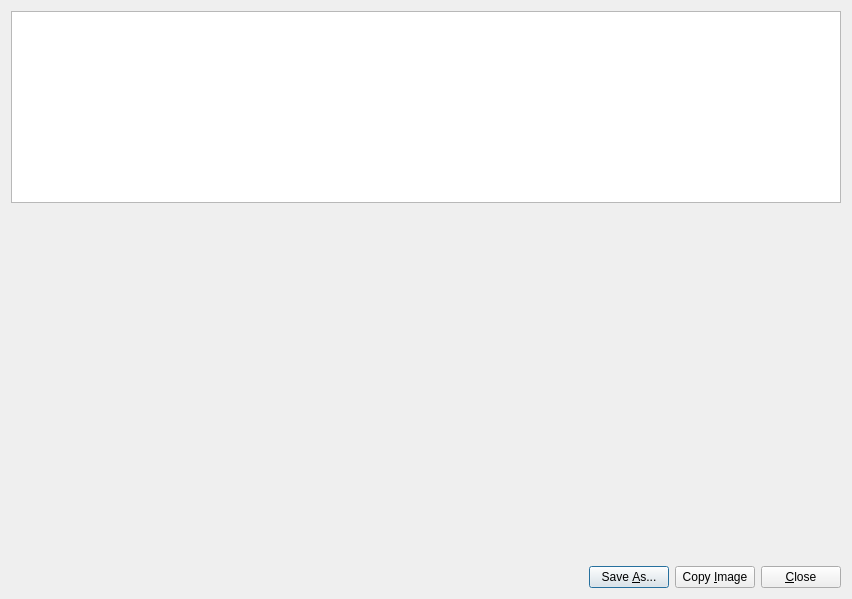
<?xml version="1.0" encoding="UTF-8"?>
<ui version="4.0">
 <class>ListImagesDialog</class>
 <widget class="QDialog" name="ListImagesDialog">
  <property name="geometry">
   <rect>
    <x>0</x>
    <y>0</y>
    <width>852</width>
    <height>599</height>
   </rect>
  </property>
  <property name="windowTitle">
   <string>List All Images In Preview</string>
  </property>
  <layout class="QVBoxLayout" name="verticalLayout" stretch="0,1,0">
   <item>
    <widget class="QListWidget" name="listWidget"/>
   </item>
   <item>
    <widget class="QLabel" name="imagePreview">
     <property name="text">
      <string/>
     </property>
     <property name="scaledContents">
      <bool>false</bool>
     </property>
     <property name="alignment">
      <set>Qt::AlignCenter</set>
     </property>
    </widget>
   </item>
   <item>
    <layout class="QHBoxLayout" name="horizontalLayout">
     <item>
      <spacer name="horizontalSpacer">
       <property name="orientation">
        <enum>Qt::Horizontal</enum>
       </property>
       <property name="sizeHint" stdset="0">
        <size>
         <width>40</width>
         <height>20</height>
        </size>
       </property>
      </spacer>
     </item>
     <item>
      <widget class="QPushButton" name="btnSaveAs">
       <property name="text">
        <string>Save &amp;As...</string>
       </property>
      </widget>
     </item>
     <item>
      <widget class="QPushButton" name="btnCopyImage">
       <property name="text">
        <string>Copy &amp;Image</string>
       </property>
      </widget>
     </item>
     <item>
      <widget class="QPushButton" name="btnClose">
       <property name="text">
        <string>&amp;Close</string>
       </property>
      </widget>
     </item>
    </layout>
   </item>
  </layout>
 </widget>
 <resources/>
 <connections/>
</ui>
